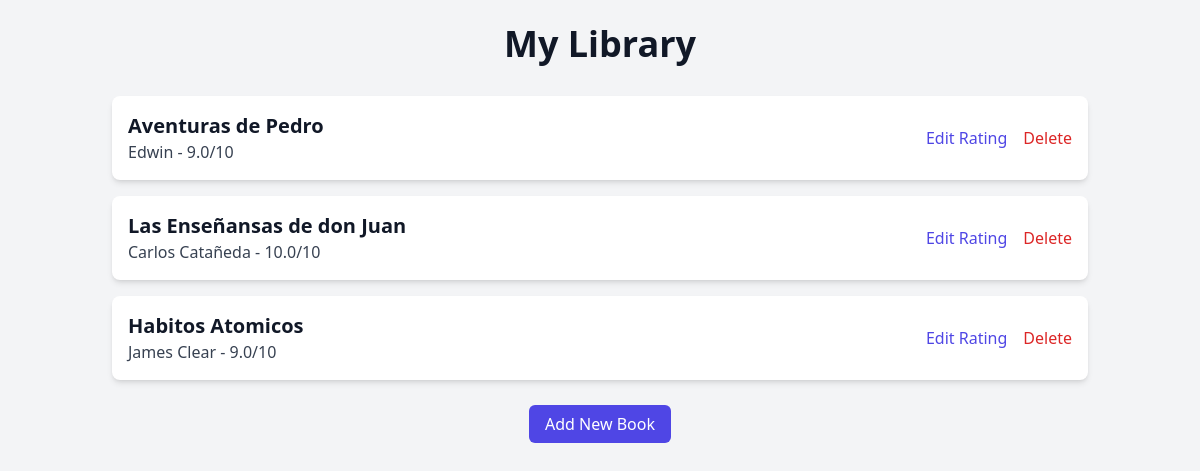
The page / on the database its author committed.
### main.py (models this page shows, shortened)
class Book(db.Model):
    id: Mapped[int] = mapped_column(Integer, primary_key=True, autoincrement=True)
    title: Mapped[str] = mapped_column(String(250),unique=True, nullable=False)
    author: Mapped[str] = mapped_column(String(250), nullable=False)
    rating: Mapped[float] = mapped_column(Float, nullable=False)

### main.py (the view)
@app.route('/')
def home():
    return render_template('index.html', books=Book.query.all())

### templates/index.html (shortened to what this page needs)
<!DOCTYPE html>
<html lang="en">
  <head>
    <script src="https://cdn.tailwindcss.com"></script>
  </head>
  <body class="bg-gray-100 text-gray-900 font-sans">
    {% block content %}
      <div class="container mx-auto p-6">
        <h1 class="text-4xl font-semibold text-center mb-8">My Library</h1>
        {% if books.0 %}
          <ul class="space-y-4">
            {% for book in books %}
              <li class="flex items-center justify-between bg-white p-4 rounded-lg shadow-md">
                <div>
                  <p class="text-xl font-semibold">{{ book.title }}</p>
                  <p class="text-gray-700">{{ book.author }} - {{ book.rating }}/10</p>
                </div>
                <div class="flex space-x-4">
                  <a href="{{ url_for('edit', id=book.id) }}" class="text-indigo-600 hover:text-indigo-800">Edit Rating</a>
                  <a href="{{ url_for('delete', book_id=book.id) }}" class="text-red-600 hover:text-red-800">Delete</a>
                </div>
              </li>
            {% endfor %}
          </ul>
        {% else %}
          <p class="text-center text-lg text-gray-600">Library is empty.</p>
        {% endif %}
        <div class="mt-8 text-center">
          <a href="{{ url_for('add') }}" class="text-white bg-indigo-600 hover:bg-indigo-700 py-2 px-4 rounded-md">Add New Book</a>
        </div>
      </div>
    {% endblock %}
  </body>
</html>

### rows shown on the page
Book: title "Aventuras de Pedro", author "Edwin", rating "9.0"
Book: title "Las Enseñansas de don Juan", author "Carlos Catañeda", rating "10.0"
Book: title "Habitos Atomicos", author "James Clear", rating "9.0"
